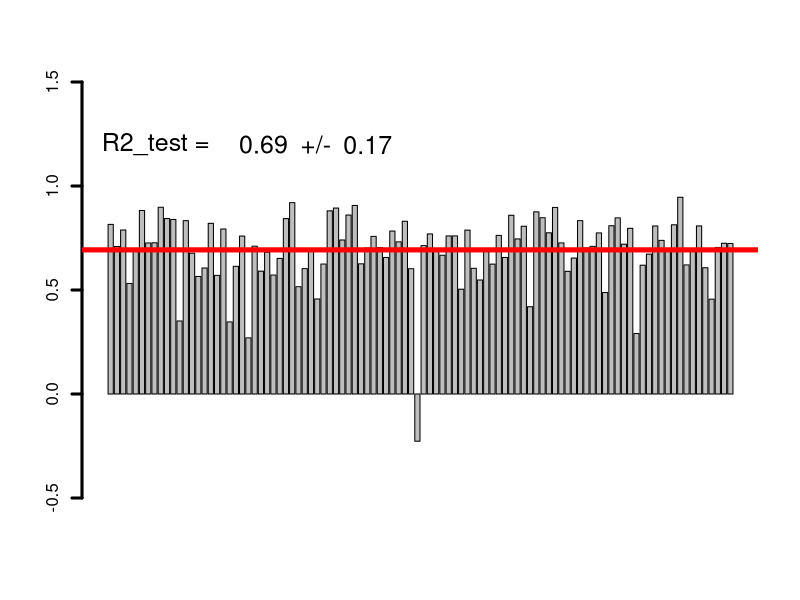
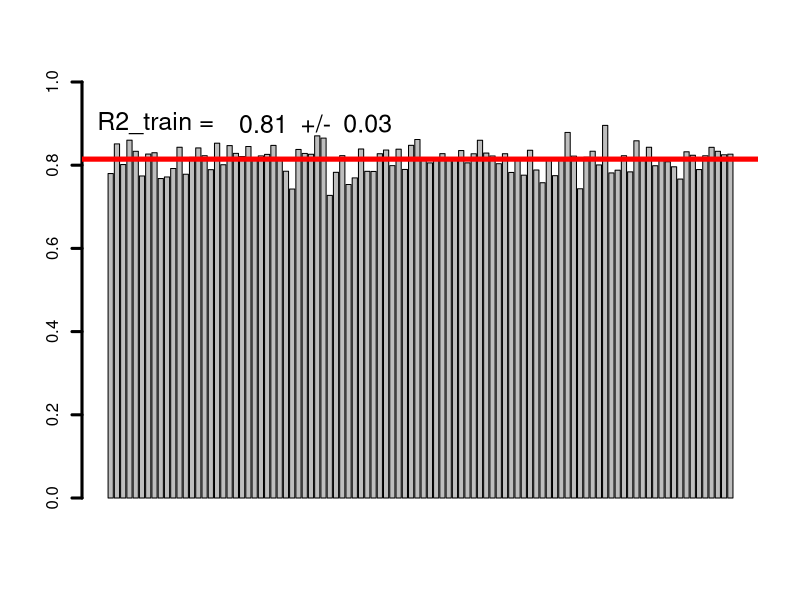

R code for these plots, in order:
setwd("Z:/Projects/Kinetics based SAR/Data/Calculation/R regression/20210907_new des")


# load data
data <- read.csv('KD_refine.csv')

# Creat the evaluation function: eval_results, which contains RMSE and Rsquare
eval_results <- function(true, predicted, df) {
  SSE <- sum((predicted - true)^2)
  SST <- sum((true - mean(true))^2)
  R_square <- 1 - SSE / SST
  RMSE = sqrt(SSE/nrow(df))
  # Model performance metrics
  data.frame(
    RMSE = RMSE,
    Rsquare = R_square)
}



# randomize the data splitting 100 times (36:12)
results <- NULL
for (i in 1:100){
  set.seed(i)
  testid <- sample(seq_len(nrow(data)),size=12)
  
  # assign testset and trainingset
  trainingset <- data[-testid,]
  testset <- data[testid,]
  x_train <- as.matrix(trainingset[-1])
  y_train <- data.matrix(trainingset[1])
  x <- x_train
  y <- y_train
  x_test <- as.matrix(testset[-1])
  y_test <- as.matrix(testset[1])
    mdl <- lm(formula = "lnKD~1+PEOE_VSA_POS+vsa_other+vsurf_DW12+vsurf_ID3", 
            data = trainingset) # using the same descriptors to build the model
  
  predict <- predict(mdl,newdata = testset)
  fitted <- mdl$fitted.values
  a <- eval_results(testset$lnKD,predict,testset)
  b <- eval_results(trainingset$lnKD,fitted,trainingset)
  result <- data.frame(test=a, 
                       train=b
  )
  results<- rbind(results,result)
}

# plot
barplot(results$test.Rsquare,xlim = c(0,i*1.2),ylim=c(-.5,1.5),lwd=3)
abline(h=mean(results$test.Rsquare), col ="Red",lwd = 5,xlim=c(0,i))
text(x = c(0.1*i,0.3*i,0.4*i,0.5*i),
     y = c(1.2,1.2,1.2,1.2),cex = 1.5,
     labels = c("R2_test = ", round(mean(results$test.Rsquare),2), "+/-", round(sd(results$test.Rsquare),2)))

barplot(results$train.Rsquare,xlim = c(0,i*1.2),ylim=c(0,1),lwd=3)
abline(h=mean(results$train.Rsquare), col ="Red",lwd = 5,xlim=c(0,i))
text(x = c(0.1*i,0.3*i,0.4*i,0.5*i),
     y = c(0.9,0.9,0.9,0.9),cex = 1.5,
     labels = c("R2_train = ", round(mean(results$train.Rsquare),2), "+/-", round(sd(results$train.Rsquare),2)))
